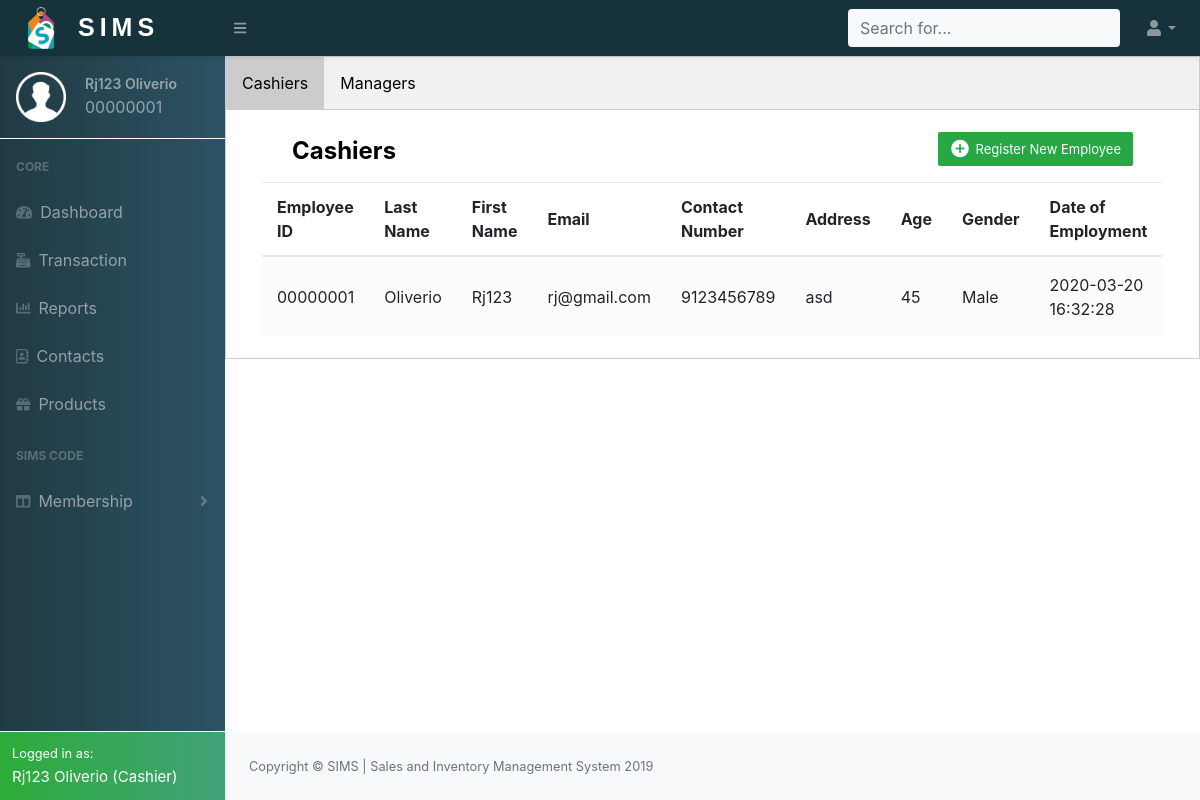
The page /project/php/employeeregistration.php (signed in) on the database its author committed.
### tables this page shows
CREATE TABLE `employee_accounts` (
  `Employee_id` int(8) UNSIGNED ZEROFILL NOT NULL,
  `Person_id` int(8) NOT NULL,
  `Password` varchar(255) NOT NULL
);

CREATE TABLE `person_info` (
  `Person_id` int(8) NOT NULL,
  `Fname` varchar(255) NOT NULL,
  `Lname` varchar(255) NOT NULL,
  `Email` varchar(255) NOT NULL,
  `Image` varchar(255) NOT NULL DEFAULT 'user.png',
  `Contact_no` varchar(15) NOT NULL,
  `Address` varchar(255) NOT NULL,
  `Age` int(3) DEFAULT NULL,
  `Gender` enum('Male','Female') DEFAULT NULL,
  `Date_added` datetime NOT NULL DEFAULT current_timestamp(),
  `Person_type` enum('Cashier','Manager','Supplier','Customer') NOT NULL
);

### project/php/dbconnect.php (called while the page is built, shortened)
<?php
    function runQuery($conn,$str){
        $res=mysqli_query($conn,$str);
        return $res;
    }
?>

### project/php/employeeregistration.php (the view, shortened to what this page needs)
<?php
include_once('dbconnect.php');
if(isset($_SESSION['empid'])){
    $res=runQuery($conn,"SELECT * FROM employee_accounts INNER JOIN person_info ON employee_accounts.Person_id=person_info.Person_id WHERE employee_accounts.Employee_id='{$_SESSION['empid']}'");
    $res=mysqli_fetch_array($res);
}else{
    header("Location: ../index.php");
}
?>
<!DOCTYPE html>
<html lang="en">
<head>
    <link href="../css/contacts.css" rel="stylesheet" />
    <link href="../css/styles.css" rel="stylesheet" />
    <link href="https://cdn.datatables.net/1.10.20/css/dataTables.bootstrap4.min.css" rel="stylesheet"
 />
    <link rel="stylesheet" href="https://cdnjs.cloudflare.com/ajax/libs/easy-autocomplete/1.3.5/easy-autocomplete.css" />
</head>
<body class="sb-nav-fixed">
    <?php
       include('header.php');
    ?>
    <?php
               $queryP="SELECT * FROM person_info INNER JOIN employee_accounts ON person_info.Person_id = employee_accounts.Person_id";
               $rs1=mysqli_query($conn,$queryP);
        ?>
    <div id="layoutSidenav_content">
        <main>
            <div class="tab">
                <button class="tablinks" id="defaultOpen" onclick="openCity(event, 'Cashiers')">Cashiers</button>
                <button class="tablinks" onclick="openCity(event, 'Managers')">Managers</button>
            </div>
            <div id="Cashiers" class="tabcontent">
                <div class="container">
                    <div class="wrapper">
                        <div class="table-title">
                            <div class="row">
                                <div class="col-sm-6">
                                    <h2><b>Cashiers</b></h2>
                                </div>
                                <div class="col-sm-6">
                                    <a href="#addEmployeeModal" class="btn btn-success" data-toggle="modal"><i
                                            class="material-icons">&#xE147;</i> <span>Register New Employee</span></a>
                                </div>
                            </div>
                        </div>
                        <div class="table-responsive">
                        <table class="table table-striped table-hover">
                            <thead>
                                <tr>
                                <th>Employee ID</th>
                                    <th>Last Name</th>
                                    <th>First Name</th>
                                    <th>Email</th>
                                    <th>Contact Number</th>
                                    <th>Address</th>
                                    <th>Age</th>
                                    <th>Gender</th>
                                    <th>Date of Employment</th>
                                </tr>
                            </thead>
                            <tbody>
                                <?php
                                         while($row=mysqli_fetch_array($rs1)){
                                             if($row['Person_type']=='Cashier'){
                                                ?>
                                <tr>
                                <td><?php echo $row['Employee_id'];?></td>
                                    <td><?php echo $row['Lname'];?></td>
                                    <td><?php echo $row['Fname'];?></td>
                                    <td><?php echo $row['Email'];?></td>
                                    <td><?php echo $row['Contact_no'];?></td>
                                    <td><?php echo $row['Address'];?></td>
                                    <td><?php echo $row['Age'];?></td>
                                    <td><?php echo $row['Gender'];?></td>
                                    <td><?php echo $row['Date_added'];?></td>
                                </tr>
                                <?php
                                             }
                                        }
                                    ?>
                            </tbody>
                        </table>
                        </div>
                    </div>
                </div>
            </div>
        </main>
        <?php include('footer.php'); ?>
    </div>
    </div>
</body>
</html>

### project/php/header.php (shortened to what this page needs)
<nav class="sb-topnav navbar navbar-expand navbar-dark bg-light topnavcolor shadow-sm">
            <a class="navbar-brand" href="cashierdashboard.php"><img  src="../images/sims2.png" width="50" height="50"><span class="simstop ">SIMS</span></a><button class="btn btn-link btn-sm order-1 order-lg-0" id="sidebarToggle" href="#"><i class="fas fa-bars"></i></button
            >
            <form class="d-none d-md-inline-block form-inline ml-auto mr-0 mr-md-3 my-2 my-md-0">
                <div class="input-group div-wrapper">
                <input type="text" class="form-control bg-light border-0 small template-links" placeholder="Search for..." >
            </div>
            </form>
            <ul class="navbar-nav ml-auto ml-md-0">
                <li class="nav-item dropdown">
                    <a class="nav-link dropdown-toggle" id="userDropdown" href="#" role="button" data-toggle="dropdown" aria-haspopup="true" aria-expanded="false"><i class="fas fa-user fa-fw"></i></a>
                </li>
            </ul>
        </nav>
        <div id="layoutSidenav">
            <div id="layoutSidenav_nav">
                <nav class="sb-sidenav accordion sb-sidenav-dark navcolor" id="sidenavAccordion">
                    <div class="sb-sidenav-menu">
                        <div class="nav">
                            <div class="sb-nav-userinfo p-3">
                                <div class="float-left">
                                    <img src="../images/<?php echo $res['Image']; ?>" width="50" height="50">
                                </div>
                                <div class="userdetails">
                                    <p><?php echo $res['Fname']." ".$res['Lname']; ?></p>
                                    <span><?php echo $res['Employee_id']; ?></span>
                                </div>
                            </div>
                            <div class="user-divider w-100 bg-white"></div>
                            <div class="sb-sidenav-menu-heading">Core</div>
                            <a class="nav-link" href="cashierdashboard.php"
                                ><div class="sb-nav-link-icon"><i class="fas fa-tachometer-alt"></i></div>
                                Dashboard</a>
                            <a class="nav-link" href="purchase.php">
                                <div class="sb-nav-link-icon"><i class="fas fa-cash-register"></i></div>
                                Transaction
                            </a>
                            <a class="nav-link" href="reports.php">
                                <div class="sb-nav-link-icon"><i class="fas fa-chart-bar"></i></div>
                                Reports
                            </a>
                            <a class="nav-link" href="contacts.php">
                                <div class="sb-nav-link-icon"><i class="far fa-address-book"></i></div>
                                Contacts
                            </a>
                            <a class="nav-link" href="products.php">
                                <div class="sb-nav-link-icon"><i class="fas fa-gift"></i></div>
                                Products
                            </a>
                            <div class="sb-sidenav-menu-heading">SIMS Code</div>
                            <a class="nav-link collapsed" href="#" data-toggle="collapse" data-target="#collapseLayouts" aria-expanded="false" aria-controls="collapseLayouts"
                                ><div class="sb-nav-link-icon"><i class="fas fa-columns"></i></div>
                                Membership
                                <div class="sb-sidenav-collapse-arrow"><i class="fas fa-angle-down"></i></div
                            ></a>
                        </div>
                    </div>
                    <div class="sb-sidenav-footer bg-success logged border border-white border-right-0 border-bottom-0 border-left-0">
                        <div class="small text-white">Logged in as:</div>
                        <span class="text-white active-name "><?php echo $res['Fname']." ".$res['Lname']." (".$res['Person_type'].")"; ?></span>
                    </div>
                </nav>
            </div>

### project/css/contacts.css (style rules this page uses)
body { font-family: 'Varela Round', sans-serif; font-size: 13px; }
.table-title { padding-bottom: 15px; color: black; padding: 16px 30px; border-radius: 3px 3px 0 0; }
.table-title h2 { margin: 5px 0 0; font-size: 24px; }
.table-title .btn { color: #fff; float: right; font-size: 13px; border: none; min-width: 50px; border-radius: 2px; border: none; outline: none !important; margin-left: 10px; }
.table-title .btn i { float: left; font-size: 21px; margin-right: 5px; }
.table-title .btn span { float: left; margin-top: 2px; }
table.table tr th, table.table tr td { border-color: #e9e9e9; padding: 12px 15px; vertical-align: middle; }
table.table tr th:first-child { width: 60px; }
table.table tr th:last-child { width: 100px; }
table.table-striped tbody tr:nth-of-type(odd) { background-color: #fcfcfc; }
.tab { overflow: hidden; border: 1px solid #ccc; background-color: #f1f1f1; }
.tab button { background-color: inherit; float: left; border: none; outline: none; cursor: pointer; padding: 14px 16px; transition: 0.3s; }
.tab button.active { background-color: #ccc; }
.tabcontent { display: none; padding: 6px 12px; border: 1px solid #ccc; border-top: none; }

### rows shown on the page
employee_accounts: Person.Image (placeholder picture), Person.Fname "Rj123", Person.Lname "Oliverio", Employee_id "00000001", Person.Person_type "Cashier", Person.Email "rj@gmail.com", Person.Contact_no "9123456789", Person.Address "asd", Person.Age "45", Person.Gender "Male", Person.Date_added "2020-03-20 16:32:28"
